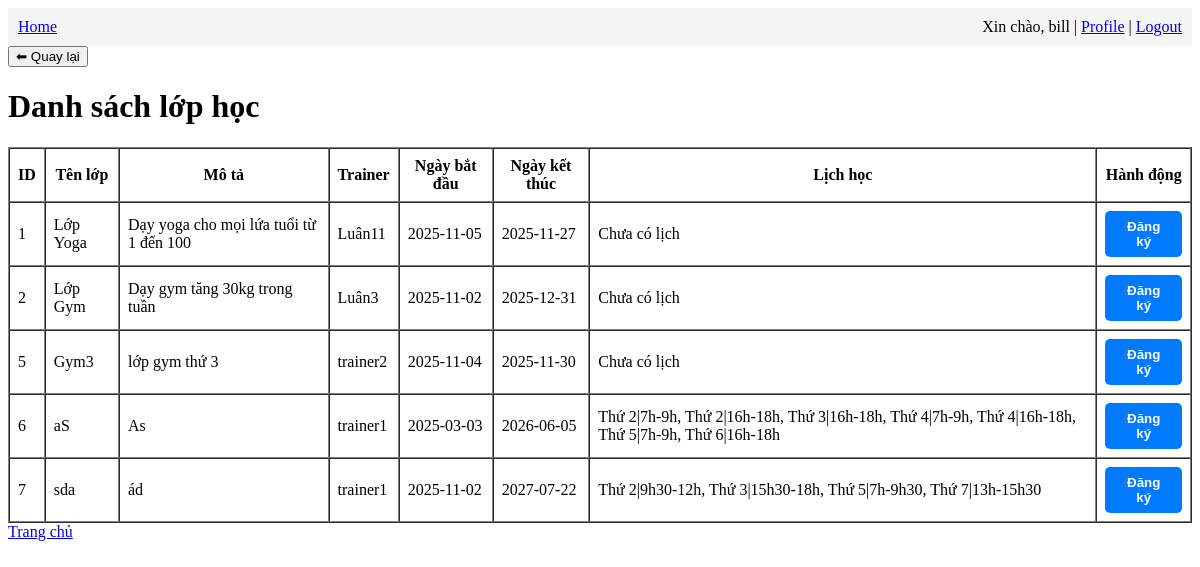
The page /user/regist_class (signed in) on the database its author committed.
### app/models.py (models this page shows, shortened)
class User(UserMixin, db.Model):
    id: so.Mapped[int] = so.mapped_column(primary_key=True)
    username: so.Mapped[str] = so.mapped_column(sa.String(64), index=True,unique=True)
    email: so.Mapped[str] = so.mapped_column(sa.String(120), index=True,unique=True)
    password_hash: so.Mapped[Optional[str]] = so.mapped_column(sa.String(256))
    role = db.Column(db.String(20), default=Role.MEMBER)
    qr_secret = db.Column(db.String(64))

class Class(db.Model):
    id = db.Column(db.Integer, primary_key=True)
    name = db.Column(db.String(128), nullable=False)
    description = db.Column(db.Text)
    trainer_name = db.Column(db.String(128))
    start_date = db.Column(db.Date)
    end_date = db.Column(db.Date)
    schedule = db.Column(db.Text)

### app/user/routes.py (the view)
@bp.route('/regist_class')
@login_required
def regist_class():
    classes = Class.query.all()
    return render_template('user/regist_class.html', classes=classes)

### app/models.py (called while the page is built)
@login.user_loader
def load_user(id):
    return db.session.get(User, int(id))

### app/user/templates/user/regist_class.html (shortened to what this page needs)
{% extends "base.html" %}
{% block content %}
<h1>Danh sách lớp học</h1>
<table border="1" cellpadding="8" cellspacing="0">
    <tr>
        <th>ID</th>
        <th>Tên lớp</th>
        <th>Mô tả</th>
        <th>Trainer</th>
        <th>Ngày bắt đầu</th>
        <th>Ngày kết thúc</th>
        <th>Lịch học</th>
        <th>Hành động</th>
    </tr>
    {% for c in classes %}
    <tr>
        <td>{{ c.id }}</td>
        <td>{{ c.name }}</td>
        <td>{{ c.description }}</td>
        <td>{{ c.trainer_name}}</td>
        <td>{{ c.start_date }}</td>
        <td>{{ c.end_date }}</td>
        <td>
            {% if c.schedule %}
                {{ c.schedule.replace(",", ", ") }}
            {% else %}
                Chưa có lịch
            {% endif %}
        </td>
        <td>
            <a href="{{ url_for('user.register_class', class_id=c.id) }}">
                <button class="btn-primary">Đăng ký</button>
            </a>
        </td>
    </tr>
    {% endfor %}
</table>
<a href="{{ url_for('user.dashboard') }}">Trang chủ</a>
{% endblock %}

### app/templates/base.html (shortened to what this page needs)
<!DOCTYPE html>
<html lang="en">
<head>
  <link rel="stylesheet" href="{{ url_for('static', filename='css/styles.css') }}">
</head>
<body>
  <nav style="background-color: #f4f4f4; padding: 10px;">
    <a href="{{ url_for('main.home') }}">Home</a>
    {% if current_user.is_authenticated %}
    <div style="float: right;">
        <span>Xin chào, {{ current_user.username }} | </span>
        <a href="{{ url_for('main.profile') }}">Profile</a> |
        <a href="{{ url_for('auth.logout') }}">Logout</a>
    </div>
    {% endif %}
  </nav>
  <div class="container">
    <button onclick="window.history.back()" class="btn-back">⬅ Quay lại</button>
    {% block content %}{% endblock %}
  </div>
</body>
</html>

### app/static/css/styles.css (style rules this page uses)
button[type="submit"], .btn-primary { background-color: #007bff; color: white; border: none; padding: 8px 15px; border-radius: 5px; cursor: pointer; font-weight: bold; }

### rows shown on the page
User: username "bill"
Class: id "1", name "Lớp Yoga", description "Dạy yoga cho mọi lứa tuổi từ 1 đến 100", trainer_name "Luân11", start_date "2025-11-05", end_date "2025-11-27", shows "Chưa có lịch"
Class: id "2", name "Lớp Gym", description "Dạy gym tăng 30kg trong tuần", trainer_name "Luân3", start_date "2025-11-02", end_date "2025-12-31", shows "Chưa có lịch"
Class: id "5", name "Gym3", description "lớp gym thứ 3", trainer_name "trainer2", start_date "2025-11-04", end_date "2025-11-30", shows "Chưa có lịch"
Class: id "6", name "aS", description "As", trainer_name "trainer1", start_date "2025-03-03", end_date "2026-06-05", schedule.replace "Thứ 2|7h-9h, Thứ 2|16h-18h, Thứ 3|16h-18h, Thứ 4|7h-9h, Thứ 4|16h-18h, Thứ 5|7h-9h, Thứ 6|16h-18h"
Class: id "7", name "sda", description "ád", trainer_name "trainer1", start_date "2025-11-02", end_date "2027-07-22", schedule.replace "Thứ 2|9h30-12h, Thứ 3|15h30-18h, Thứ 5|7h-9h30, Thứ 7|13h-15h30"
